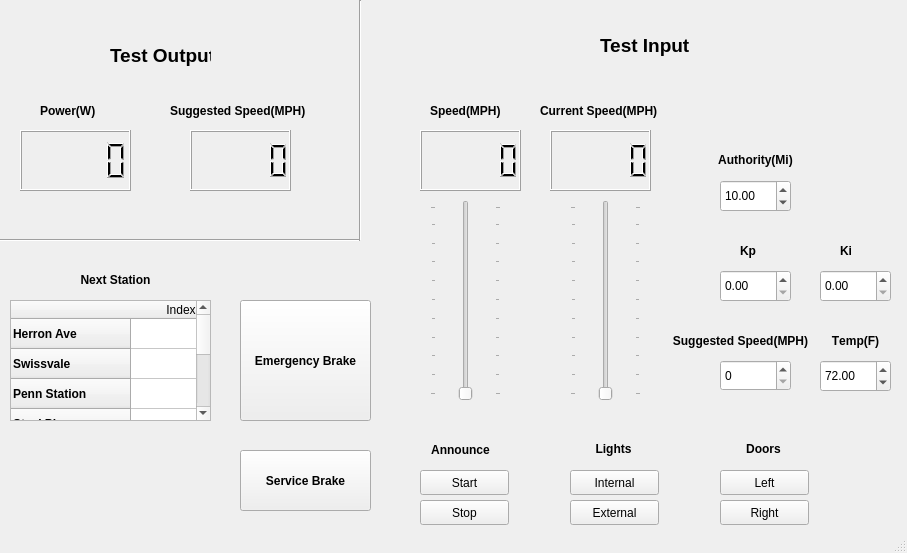
<?xml version="1.0" encoding="UTF-8"?>
<ui version="4.0">
 <class>DriverTestUI</class>
 <widget class="QMainWindow" name="DriverTestUI">
  <property name="geometry">
   <rect>
    <x>0</x>
    <y>0</y>
    <width>907</width>
    <height>553</height>
   </rect>
  </property>
  <property name="windowTitle">
   <string>MainWindow</string>
  </property>
  <property name="autoFillBackground">
   <bool>false</bool>
  </property>
  <widget class="QWidget" name="centralwidget">
   <widget class="QLabel" name="label">
    <property name="geometry">
     <rect>
      <x>40</x>
      <y>90</y>
      <width>71</width>
      <height>41</height>
     </rect>
    </property>
    <property name="font">
     <font>
      <weight>75</weight>
      <bold>true</bold>
     </font>
    </property>
    <property name="text">
     <string>Power(W)</string>
    </property>
   </widget>
   <widget class="QSlider" name="currentSpeed_slider">
    <property name="geometry">
     <rect>
      <x>570</x>
      <y>200</y>
      <width>71</width>
      <height>201</height>
     </rect>
    </property>
    <property name="orientation">
     <enum>Qt::Vertical</enum>
    </property>
    <property name="tickPosition">
     <enum>QSlider::TicksBothSides</enum>
    </property>
    <property name="tickInterval">
     <number>0</number>
    </property>
   </widget>
   <widget class="QLCDNumber" name="lcd_power">
    <property name="geometry">
     <rect>
      <x>20</x>
      <y>130</y>
      <width>111</width>
      <height>61</height>
     </rect>
    </property>
    <property name="font">
     <font>
      <pointsize>14</pointsize>
      <weight>75</weight>
      <bold>true</bold>
     </font>
    </property>
   </widget>
   <widget class="QPushButton" name="lights_internal_button">
    <property name="geometry">
     <rect>
      <x>570</x>
      <y>470</y>
      <width>89</width>
      <height>25</height>
     </rect>
    </property>
    <property name="text">
     <string>Internal</string>
    </property>
   </widget>
   <widget class="QPushButton" name="lights_external_button">
    <property name="geometry">
     <rect>
      <x>570</x>
      <y>500</y>
      <width>89</width>
      <height>25</height>
     </rect>
    </property>
    <property name="text">
     <string>External</string>
    </property>
   </widget>
   <widget class="QPushButton" name="doors_left_button">
    <property name="geometry">
     <rect>
      <x>720</x>
      <y>470</y>
      <width>89</width>
      <height>25</height>
     </rect>
    </property>
    <property name="text">
     <string>Left</string>
    </property>
   </widget>
   <widget class="QPushButton" name="doors_right_button">
    <property name="geometry">
     <rect>
      <x>720</x>
      <y>500</y>
      <width>89</width>
      <height>25</height>
     </rect>
    </property>
    <property name="text">
     <string>Right</string>
    </property>
   </widget>
   <widget class="QLabel" name="label_3">
    <property name="geometry">
     <rect>
      <x>580</x>
      <y>440</y>
      <width>67</width>
      <height>17</height>
     </rect>
    </property>
    <property name="font">
     <font>
      <weight>75</weight>
      <bold>true</bold>
     </font>
    </property>
    <property name="text">
     <string>Lights</string>
    </property>
    <property name="alignment">
     <set>Qt::AlignCenter</set>
    </property>
   </widget>
   <widget class="QLabel" name="label_4">
    <property name="geometry">
     <rect>
      <x>730</x>
      <y>440</y>
      <width>67</width>
      <height>17</height>
     </rect>
    </property>
    <property name="font">
     <font>
      <weight>75</weight>
      <bold>true</bold>
     </font>
    </property>
    <property name="text">
     <string>Doors</string>
    </property>
    <property name="alignment">
     <set>Qt::AlignCenter</set>
    </property>
   </widget>
   <widget class="QPushButton" name="e_brake_button">
    <property name="geometry">
     <rect>
      <x>240</x>
      <y>300</y>
      <width>131</width>
      <height>121</height>
     </rect>
    </property>
    <property name="font">
     <font>
      <weight>75</weight>
      <bold>true</bold>
     </font>
    </property>
    <property name="autoFillBackground">
     <bool>false</bool>
    </property>
    <property name="text">
     <string>Emergency Brake</string>
    </property>
   </widget>
   <widget class="QPushButton" name="announce_start_button">
    <property name="geometry">
     <rect>
      <x>420</x>
      <y>470</y>
      <width>89</width>
      <height>25</height>
     </rect>
    </property>
    <property name="text">
     <string>Start</string>
    </property>
   </widget>
   <widget class="QPushButton" name="announce_stop_button">
    <property name="geometry">
     <rect>
      <x>420</x>
      <y>500</y>
      <width>89</width>
      <height>25</height>
     </rect>
    </property>
    <property name="text">
     <string>Stop</string>
    </property>
   </widget>
   <widget class="QLabel" name="label_8">
    <property name="geometry">
     <rect>
      <x>420</x>
      <y>440</y>
      <width>81</width>
      <height>20</height>
     </rect>
    </property>
    <property name="font">
     <font>
      <weight>75</weight>
      <bold>true</bold>
     </font>
    </property>
    <property name="text">
     <string>Announce</string>
    </property>
    <property name="alignment">
     <set>Qt::AlignCenter</set>
    </property>
   </widget>
   <widget class="QLabel" name="label_2">
    <property name="geometry">
     <rect>
      <x>430</x>
      <y>90</y>
      <width>91</width>
      <height>41</height>
     </rect>
    </property>
    <property name="font">
     <font>
      <weight>75</weight>
      <bold>true</bold>
     </font>
    </property>
    <property name="text">
     <string>Speed(MPH)</string>
    </property>
   </widget>
   <widget class="QSlider" name="speed_slider">
    <property name="geometry">
     <rect>
      <x>430</x>
      <y>200</y>
      <width>71</width>
      <height>201</height>
     </rect>
    </property>
    <property name="orientation">
     <enum>Qt::Vertical</enum>
    </property>
    <property name="tickPosition">
     <enum>QSlider::TicksBothSides</enum>
    </property>
   </widget>
   <widget class="QLCDNumber" name="lcd_speed">
    <property name="geometry">
     <rect>
      <x>420</x>
      <y>130</y>
      <width>101</width>
      <height>61</height>
     </rect>
    </property>
    <property name="font">
     <font>
      <pointsize>14</pointsize>
      <weight>75</weight>
      <bold>true</bold>
     </font>
    </property>
   </widget>
   <widget class="QDoubleSpinBox" name="temperature_box">
    <property name="geometry">
     <rect>
      <x>820</x>
      <y>360</y>
      <width>71</width>
      <height>32</height>
     </rect>
    </property>
    <property name="minimum">
     <double>50.000000000000000</double>
    </property>
    <property name="maximum">
     <double>90.000000000000000</double>
    </property>
    <property name="value">
     <double>72.000000000000000</double>
    </property>
   </widget>
   <widget class="QLabel" name="label_9">
    <property name="geometry">
     <rect>
      <x>820</x>
      <y>330</y>
      <width>71</width>
      <height>22</height>
     </rect>
    </property>
    <property name="font">
     <font>
      <weight>75</weight>
      <bold>true</bold>
      <kerning>false</kerning>
     </font>
    </property>
    <property name="text">
     <string>Temp(F)</string>
    </property>
    <property name="alignment">
     <set>Qt::AlignCenter</set>
    </property>
   </widget>
   <widget class="QLabel" name="label_10">
    <property name="geometry">
     <rect>
      <x>600</x>
      <y>30</y>
      <width>161</width>
      <height>31</height>
     </rect>
    </property>
    <property name="font">
     <font>
      <pointsize>14</pointsize>
      <weight>75</weight>
      <bold>true</bold>
     </font>
    </property>
    <property name="text">
     <string>Test Input</string>
    </property>
   </widget>
   <widget class="QLCDNumber" name="lcd_curredSpeed">
    <property name="geometry">
     <rect>
      <x>550</x>
      <y>130</y>
      <width>101</width>
      <height>61</height>
     </rect>
    </property>
    <property name="font">
     <font>
      <pointsize>14</pointsize>
      <weight>75</weight>
      <bold>true</bold>
     </font>
    </property>
   </widget>
   <widget class="QLabel" name="label_11">
    <property name="geometry">
     <rect>
      <x>540</x>
      <y>90</y>
      <width>151</width>
      <height>41</height>
     </rect>
    </property>
    <property name="font">
     <font>
      <weight>75</weight>
      <bold>true</bold>
     </font>
    </property>
    <property name="text">
     <string>Current Speed(MPH)</string>
    </property>
   </widget>
   <widget class="QLCDNumber" name="lcd_suggested">
    <property name="geometry">
     <rect>
      <x>190</x>
      <y>130</y>
      <width>101</width>
      <height>61</height>
     </rect>
    </property>
    <property name="font">
     <font>
      <pointsize>14</pointsize>
      <weight>75</weight>
      <bold>true</bold>
     </font>
    </property>
   </widget>
   <widget class="QLabel" name="label_6">
    <property name="geometry">
     <rect>
      <x>170</x>
      <y>90</y>
      <width>181</width>
      <height>41</height>
     </rect>
    </property>
    <property name="font">
     <font>
      <weight>75</weight>
      <bold>true</bold>
     </font>
    </property>
    <property name="text">
     <string>Suggested Speed(MPH)</string>
    </property>
   </widget>
   <widget class="QLabel" name="label_12">
    <property name="geometry">
     <rect>
      <x>110</x>
      <y>40</y>
      <width>101</width>
      <height>31</height>
     </rect>
    </property>
    <property name="font">
     <font>
      <pointsize>14</pointsize>
      <weight>75</weight>
      <bold>true</bold>
     </font>
    </property>
    <property name="text">
     <string>Test Output</string>
    </property>
   </widget>
   <widget class="QLabel" name="label_13">
    <property name="geometry">
     <rect>
      <x>740</x>
      <y>230</y>
      <width>31</width>
      <height>41</height>
     </rect>
    </property>
    <property name="font">
     <font>
      <weight>75</weight>
      <bold>true</bold>
     </font>
    </property>
    <property name="text">
     <string>Kp</string>
    </property>
   </widget>
   <widget class="QDoubleSpinBox" name="ki_spinBox">
    <property name="geometry">
     <rect>
      <x>820</x>
      <y>270</y>
      <width>71</width>
      <height>32</height>
     </rect>
    </property>
   </widget>
   <widget class="QLabel" name="label_14">
    <property name="geometry">
     <rect>
      <x>840</x>
      <y>230</y>
      <width>31</width>
      <height>41</height>
     </rect>
    </property>
    <property name="font">
     <font>
      <weight>75</weight>
      <bold>true</bold>
     </font>
    </property>
    <property name="text">
     <string>Ki</string>
    </property>
   </widget>
   <widget class="QDoubleSpinBox" name="kp_spinBox">
    <property name="geometry">
     <rect>
      <x>720</x>
      <y>270</y>
      <width>71</width>
      <height>32</height>
     </rect>
    </property>
   </widget>
   <widget class="QSpinBox" name="suggestedSpeed_spinBox">
    <property name="geometry">
     <rect>
      <x>720</x>
      <y>360</y>
      <width>71</width>
      <height>31</height>
     </rect>
    </property>
    <property name="value">
     <number>0</number>
    </property>
   </widget>
   <widget class="QLabel" name="label_15">
    <property name="geometry">
     <rect>
      <x>670</x>
      <y>330</y>
      <width>141</width>
      <height>21</height>
     </rect>
    </property>
    <property name="font">
     <font>
      <pointsize>9</pointsize>
      <weight>75</weight>
      <bold>true</bold>
      <kerning>false</kerning>
     </font>
    </property>
    <property name="text">
     <string>Suggested Speed(MPH)</string>
    </property>
    <property name="alignment">
     <set>Qt::AlignCenter</set>
    </property>
   </widget>
   <widget class="Line" name="line">
    <property name="geometry">
     <rect>
      <x>0</x>
      <y>230</y>
      <width>361</width>
      <height>20</height>
     </rect>
    </property>
    <property name="orientation">
     <enum>Qt::Horizontal</enum>
    </property>
   </widget>
   <widget class="Line" name="line_2">
    <property name="geometry">
     <rect>
      <x>350</x>
      <y>0</y>
      <width>20</width>
      <height>241</height>
     </rect>
    </property>
    <property name="orientation">
     <enum>Qt::Vertical</enum>
    </property>
   </widget>
   <widget class="QLabel" name="label_5">
    <property name="geometry">
     <rect>
      <x>10</x>
      <y>270</y>
      <width>211</width>
      <height>20</height>
     </rect>
    </property>
    <property name="font">
     <font>
      <weight>75</weight>
      <bold>true</bold>
     </font>
    </property>
    <property name="text">
     <string>Next Station</string>
    </property>
    <property name="alignment">
     <set>Qt::AlignCenter</set>
    </property>
   </widget>
   <widget class="QTableWidget" name="nextStationTable">
    <property name="geometry">
     <rect>
      <x>10</x>
      <y>300</y>
      <width>201</width>
      <height>121</height>
     </rect>
    </property>
    <row>
     <property name="text">
      <string>Herron Ave</string>
     </property>
     <property name="font">
      <font>
       <weight>75</weight>
       <bold>true</bold>
      </font>
     </property>
    </row>
    <row>
     <property name="text">
      <string>Swissvale</string>
     </property>
     <property name="font">
      <font>
       <weight>75</weight>
       <bold>true</bold>
      </font>
     </property>
    </row>
    <row>
     <property name="text">
      <string>Penn Station</string>
     </property>
     <property name="font">
      <font>
       <weight>75</weight>
       <bold>true</bold>
      </font>
     </property>
    </row>
    <row>
     <property name="text">
      <string>Steel Plaza</string>
     </property>
     <property name="font">
      <font>
       <weight>75</weight>
       <bold>true</bold>
      </font>
     </property>
    </row>
    <row>
     <property name="text">
      <string>First Ave</string>
     </property>
     <property name="font">
      <font>
       <weight>75</weight>
       <bold>true</bold>
      </font>
     </property>
    </row>
    <row>
     <property name="text">
      <string>Station Square</string>
     </property>
     <property name="font">
      <font>
       <weight>75</weight>
       <bold>true</bold>
      </font>
     </property>
    </row>
    <row>
     <property name="text">
      <string>South Hills Junction</string>
     </property>
     <property name="font">
      <font>
       <weight>75</weight>
       <bold>true</bold>
      </font>
     </property>
    </row>
    <column>
     <property name="text">
      <string>Index</string>
     </property>
    </column>
    <item row="0" column="0">
     <property name="text">
      <string>0</string>
     </property>
     <property name="textAlignment">
      <set>AlignTrailing|AlignVCenter</set>
     </property>
    </item>
    <item row="1" column="0">
     <property name="text">
      <string>1</string>
     </property>
     <property name="textAlignment">
      <set>AlignTrailing|AlignVCenter</set>
     </property>
    </item>
    <item row="2" column="0">
     <property name="text">
      <string>2</string>
     </property>
     <property name="textAlignment">
      <set>AlignTrailing|AlignVCenter</set>
     </property>
    </item>
    <item row="3" column="0">
     <property name="text">
      <string>3</string>
     </property>
     <property name="textAlignment">
      <set>AlignTrailing|AlignVCenter</set>
     </property>
    </item>
    <item row="4" column="0">
     <property name="text">
      <string>4</string>
     </property>
     <property name="textAlignment">
      <set>AlignTrailing|AlignVCenter</set>
     </property>
    </item>
    <item row="5" column="0">
     <property name="text">
      <string>5</string>
     </property>
     <property name="textAlignment">
      <set>AlignTrailing|AlignVCenter</set>
     </property>
    </item>
    <item row="6" column="0">
     <property name="text">
      <string>6</string>
     </property>
     <property name="textAlignment">
      <set>AlignTrailing|AlignVCenter</set>
     </property>
    </item>
   </widget>
   <widget class="QLabel" name="label_16">
    <property name="geometry">
     <rect>
      <x>700</x>
      <y>150</y>
      <width>111</width>
      <height>20</height>
     </rect>
    </property>
    <property name="font">
     <font>
      <weight>75</weight>
      <bold>true</bold>
     </font>
    </property>
    <property name="text">
     <string>Authority(Mi)</string>
    </property>
    <property name="alignment">
     <set>Qt::AlignCenter</set>
    </property>
   </widget>
   <widget class="QDoubleSpinBox" name="authority_spinBox">
    <property name="geometry">
     <rect>
      <x>720</x>
      <y>180</y>
      <width>71</width>
      <height>32</height>
     </rect>
    </property>
    <property name="value">
     <double>10.000000000000000</double>
    </property>
   </widget>
   <widget class="QPushButton" name="serviceBrake_button">
    <property name="geometry">
     <rect>
      <x>240</x>
      <y>450</y>
      <width>131</width>
      <height>61</height>
     </rect>
    </property>
    <property name="font">
     <font>
      <weight>75</weight>
      <bold>true</bold>
     </font>
    </property>
    <property name="autoFillBackground">
     <bool>false</bool>
    </property>
    <property name="text">
     <string>Service Brake</string>
    </property>
   </widget>
  </widget>
  <widget class="QStatusBar" name="statusbar"/>
 </widget>
 <resources/>
 <connections>
  <connection>
   <sender>speed_slider</sender>
   <signal>valueChanged(int)</signal>
   <receiver>lcd_speed</receiver>
   <slot>display(int)</slot>
   <hints>
    <hint type="sourcelabel">
     <x>410</x>
     <y>309</y>
    </hint>
    <hint type="destinationlabel">
     <x>400</x>
     <y>170</y>
    </hint>
   </hints>
  </connection>
  <connection>
   <sender>temperature_box</sender>
   <signal>valueChanged(double)</signal>
   <receiver>temperature_box</receiver>
   <slot>setValue(double)</slot>
   <hints>
    <hint type="sourcelabel">
     <x>820</x>
     <y>367</y>
    </hint>
    <hint type="destinationlabel">
     <x>820</x>
     <y>360</y>
    </hint>
   </hints>
  </connection>
  <connection>
   <sender>currentSpeed_slider</sender>
   <signal>valueChanged(int)</signal>
   <receiver>lcd_curredSpeed</receiver>
   <slot>display(int)</slot>
   <hints>
    <hint type="sourcelabel">
     <x>633</x>
     <y>249</y>
    </hint>
    <hint type="destinationlabel">
     <x>620</x>
     <y>158</y>
    </hint>
   </hints>
  </connection>
  <connection>
   <sender>suggestedSpeed_spinBox</sender>
   <signal>valueChanged(int)</signal>
   <receiver>lcd_suggested</receiver>
   <slot>display(int)</slot>
   <hints>
    <hint type="sourcelabel">
     <x>749</x>
     <y>370</y>
    </hint>
    <hint type="destinationlabel">
     <x>231</x>
     <y>167</y>
    </hint>
   </hints>
  </connection>
 </connections>
</ui>
